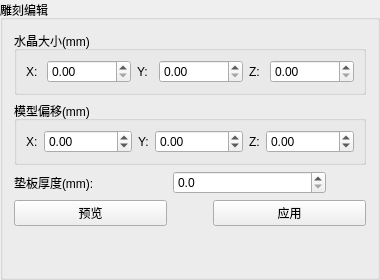
       <widget class="QGroupBox" name="gb_EngravingEdit">
        <property name="title">
         <string>雕刻编辑</string>
        </property>
        <layout class="QVBoxLayout" name="verticalLayout">
         <item>
          <widget class="QGroupBox" name="gb_CrystalSize">
           <property name="title">
            <string>水晶大小(mm)</string>
           </property>
           <layout class="QHBoxLayout" name="horizontalLayout_3">
            <item>
             <widget class="QLabel" name="lb_CrystalSizeX">
              <property name="sizePolicy">
               <sizepolicy hsizetype="Preferred" vsizetype="Preferred">
                <horstretch>0</horstretch>
                <verstretch>0</verstretch>
               </sizepolicy>
              </property>
              <property name="minimumSize">
               <size>
                <width>0</width>
                <height>0</height>
               </size>
              </property>
              <property name="text">
               <string>X:</string>
              </property>
             </widget>
            </item>
            <item>
             <widget class="QDoubleSpinBox" name="dsb_CrystalSizeX">
              <property name="sizePolicy">
               <sizepolicy hsizetype="Preferred" vsizetype="Fixed">
                <horstretch>0</horstretch>
                <verstretch>0</verstretch>
               </sizepolicy>
              </property>
              <property name="maximum">
               <double>999999.000000000000000</double>
              </property>
             </widget>
            </item>
            <item>
             <widget class="QLabel" name="lb_CrystalSizeY">
              <property name="sizePolicy">
               <sizepolicy hsizetype="Preferred" vsizetype="Preferred">
                <horstretch>0</horstretch>
                <verstretch>0</verstretch>
               </sizepolicy>
              </property>
              <property name="minimumSize">
               <size>
                <width>0</width>
                <height>0</height>
               </size>
              </property>
              <property name="text">
               <string>Y:</string>
              </property>
             </widget>
            </item>
            <item>
             <widget class="QDoubleSpinBox" name="dsb_CrystalSizeY">
              <property name="sizePolicy">
               <sizepolicy hsizetype="Preferred" vsizetype="Fixed">
                <horstretch>0</horstretch>
                <verstretch>0</verstretch>
               </sizepolicy>
              </property>
              <property name="maximum">
               <double>999999.000000000000000</double>
              </property>
             </widget>
            </item>
            <item>
             <widget class="QLabel" name="lb_CrystalSizeZ">
              <property name="sizePolicy">
               <sizepolicy hsizetype="Preferred" vsizetype="Preferred">
                <horstretch>0</horstretch>
                <verstretch>0</verstretch>
               </sizepolicy>
              </property>
              <property name="minimumSize">
               <size>
                <width>0</width>
                <height>0</height>
               </size>
              </property>
              <property name="text">
               <string>Z:</string>
              </property>
             </widget>
            </item>
            <item>
             <widget class="QDoubleSpinBox" name="dsb_CrystalSizeZ">
              <property name="sizePolicy">
               <sizepolicy hsizetype="Preferred" vsizetype="Fixed">
                <horstretch>0</horstretch>
                <verstretch>0</verstretch>
               </sizepolicy>
              </property>
              <property name="maximum">
               <double>999999.000000000000000</double>
              </property>
             </widget>
            </item>
           </layout>
          </widget>
         </item>
         <item>
          <widget class="QGroupBox" name="gb_ModelOffset">
           <property name="title">
            <string>模型偏移(mm)</string>
           </property>
           <layout class="QHBoxLayout" name="horizontalLayout_4">
            <item>
             <widget class="QLabel" name="lb_OffsetX">
              <property name="sizePolicy">
               <sizepolicy hsizetype="Preferred" vsizetype="Preferred">
                <horstretch>0</horstretch>
                <verstretch>0</verstretch>
               </sizepolicy>
              </property>
              <property name="minimumSize">
               <size>
                <width>0</width>
                <height>0</height>
               </size>
              </property>
              <property name="text">
               <string>X:</string>
              </property>
             </widget>
            </item>
            <item>
             <widget class="QDoubleSpinBox" name="dsb_ModelOffsetX">
              <property name="sizePolicy">
               <sizepolicy hsizetype="Preferred" vsizetype="Fixed">
                <horstretch>0</horstretch>
                <verstretch>0</verstretch>
               </sizepolicy>
              </property>
              <property name="minimum">
               <double>-999999.000000000000000</double>
              </property>
              <property name="maximum">
               <double>999999.000000000000000</double>
              </property>
             </widget>
            </item>
            <item>
             <widget class="QLabel" name="lb_OffsetY">
              <property name="sizePolicy">
               <sizepolicy hsizetype="Preferred" vsizetype="Preferred">
                <horstretch>0</horstretch>
                <verstretch>0</verstretch>
               </sizepolicy>
              </property>
              <property name="minimumSize">
               <size>
                <width>0</width>
                <height>0</height>
               </size>
              </property>
              <property name="text">
               <string>Y:</string>
              </property>
             </widget>
            </item>
            <item>
             <widget class="QDoubleSpinBox" name="dsb_ModelOffsetY">
              <property name="sizePolicy">
               <sizepolicy hsizetype="Preferred" vsizetype="Fixed">
                <horstretch>0</horstretch>
                <verstretch>0</verstretch>
               </sizepolicy>
              </property>
              <property name="minimum">
               <double>-999999.000000000000000</double>
              </property>
              <property name="maximum">
               <double>999999.000000000000000</double>
              </property>
             </widget>
            </item>
            <item>
             <widget class="QLabel" name="lb_OffsetZ">
              <property name="sizePolicy">
               <sizepolicy hsizetype="Preferred" vsizetype="Preferred">
                <horstretch>0</horstretch>
                <verstretch>0</verstretch>
               </sizepolicy>
              </property>
              <property name="minimumSize">
               <size>
                <width>0</width>
                <height>0</height>
               </size>
              </property>
              <property name="text">
               <string>Z:</string>
              </property>
             </widget>
            </item>
            <item>
             <widget class="QDoubleSpinBox" name="dsb_ModelOffsetZ">
              <property name="sizePolicy">
               <sizepolicy hsizetype="Preferred" vsizetype="Fixed">
                <horstretch>0</horstretch>
                <verstretch>0</verstretch>
               </sizepolicy>
              </property>
              <property name="minimum">
               <double>-999999.000000000000000</double>
              </property>
              <property name="maximum">
               <double>999999.000000000000000</double>
              </property>
             </widget>
            </item>
           </layout>
          </widget>
         </item>
         <item>
          <layout class="QHBoxLayout" name="horizontalLayout_5">
           <item>
            <widget class="QLabel" name="lb_BoardThickness">
             <property name="text">
              <string>垫板厚度(mm):</string>
             </property>
            </widget>
           </item>
           <item>
            <widget class="QDoubleSpinBox" name="dsb_BoardThickness">
             <property name="sizePolicy">
              <sizepolicy hsizetype="Preferred" vsizetype="Fixed">
               <horstretch>0</horstretch>
               <verstretch>0</verstretch>
              </sizepolicy>
             </property>
             <property name="maximumSize">
              <size>
               <width>16777215</width>
               <height>16777215</height>
              </size>
             </property>
             <property name="decimals">
              <number>1</number>
             </property>
             <property name="minimum">
              <double>0.000000000000000</double>
             </property>
             <property name="maximum">
              <double>999999.000000000000000</double>
             </property>
            </widget>
           </item>
           <item>
            <spacer name="sp_Point4_3">
             <property name="orientation">
              <enum>Qt::Horizontal</enum>
             </property>
             <property name="sizeType">
              <enum>QSizePolicy::Preferred</enum>
             </property>
             <property name="sizeHint" stdset="0">
              <size>
               <width>40</width>
               <height>20</height>
              </size>
             </property>
            </spacer>
           </item>
          </layout>
         </item>
         <item>
          <layout class="QHBoxLayout" name="horizontalLayout_6">
           <item>
            <widget class="QPushButton" name="pb_Preview">
             <property name="sizePolicy">
              <sizepolicy hsizetype="Preferred" vsizetype="Preferred">
               <horstretch>0</horstretch>
               <verstretch>0</verstretch>
              </sizepolicy>
             </property>
             <property name="maximumSize">
              <size>
               <width>16777215</width>
               <height>16777215</height>
              </size>
             </property>
             <property name="text">
              <string>预览</string>
             </property>
            </widget>
           </item>
           <item>
            <spacer name="sp_Point4_2">
             <property name="orientation">
              <enum>Qt::Horizontal</enum>
             </property>
             <property name="sizeType">
              <enum>QSizePolicy::Preferred</enum>
             </property>
             <property name="sizeHint" stdset="0">
              <size>
               <width>40</width>
               <height>20</height>
              </size>
             </property>
            </spacer>
           </item>
           <item>
            <widget class="QPushButton" name="pb_Apply">
             <property name="enabled">
              <bool>true</bool>
             </property>
             <property name="sizePolicy">
              <sizepolicy hsizetype="Preferred" vsizetype="Preferred">
               <horstretch>0</horstretch>
               <verstretch>0</verstretch>
              </sizepolicy>
             </property>
             <property name="maximumSize">
              <size>
               <width>16777215</width>
               <height>16777215</height>
              </size>
             </property>
             <property name="text">
              <string>应用</string>
             </property>
            </widget>
           </item>
          </layout>
         </item>
         <item>
          <spacer name="verticalSpacer">
           <property name="orientation">
            <enum>Qt::Vertical</enum>
           </property>
           <property name="sizeHint" stdset="0">
            <size>
             <width>20</width>
             <height>40</height>
            </size>
           </property>
          </spacer>
         </item>
        </layout>
       </widget>
